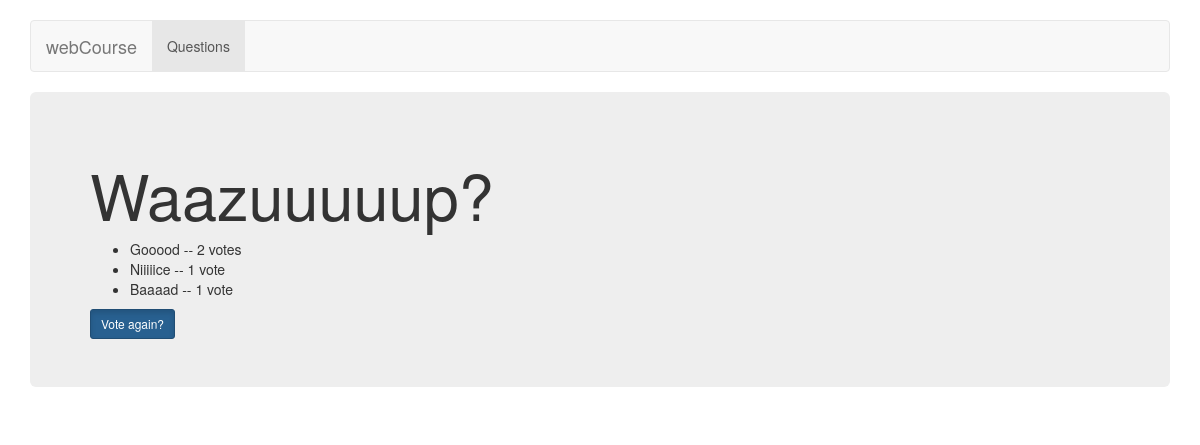
Screenshot of /polls/3/results/ with the database file from the repository.
### polls/models.py (models this page shows, shortened)
class Question(models.Model):
    question_text = models.CharField(max_length=200)
    pub_date = models.DateTimeField('date published')

class Choice(models.Model):
    question = models.ForeignKey(Question, on_delete=models.CASCADE)
    choice_text = models.CharField(max_length=200)
    votes = models.IntegerField(default=0)

### polls/views.py (the view)
# urls.py: url(r'^(?P<pk>[0-9]+)/results/$', views.ResultsView.as_view(), name='results'),
class ResultsView(generic.DetailView):
    model = Question
    template_name = 'polls/results.html'

### polls/templates/polls/results.html (shortened to what this page needs)
<!DOCTYPE html>
<html lang="en">
<head>
    {% load staticfiles %}
    <link href="{% static "bootstrap/css/bootstrap.min.css" %}" rel="stylesheet">
    <link href="{% static "bootstrap/css/navbar.css" %}" rel="stylesheet">
</head>
<body>
<div class="container">
    <nav class="navbar navbar-default">
        <div class="container-fluid">
            <div class="navbar-header">
                <div class="navbar-brand">webCourse</div>
            </div>
            <div id="navbar" class="navbar-collapse collapse">
                <ul class="nav navbar-nav">
                    <li class="active"><a href="{% url 'polls:index' %}">Questions</a></li>
                </ul>
            </div>
        </div>
    </nav>
    <div class="jumbotron">
        <h1>{{ question.question_text }}</h1>
        <ul>
            {% for choice in question.choice_set.all %}
                <li>{{ choice.choice_text }} -- {{ choice.votes }} vote{{ choice.votes|pluralize }}</li>
            {% endfor %}
        </ul>
        <a href="{% url 'polls:detail' question.id %}" class="btn btn-primary btn-sm active">Vote again?</a>
    </div>
</div>
</body>
</html>

### rows the page displays
Question: question_text "Waazuuuuup?"
Choice: choice_text "Gooood", votes "2"
Choice: choice_text "Niiiiice", votes "1"
Choice: choice_text "Baaaad", votes "1"
